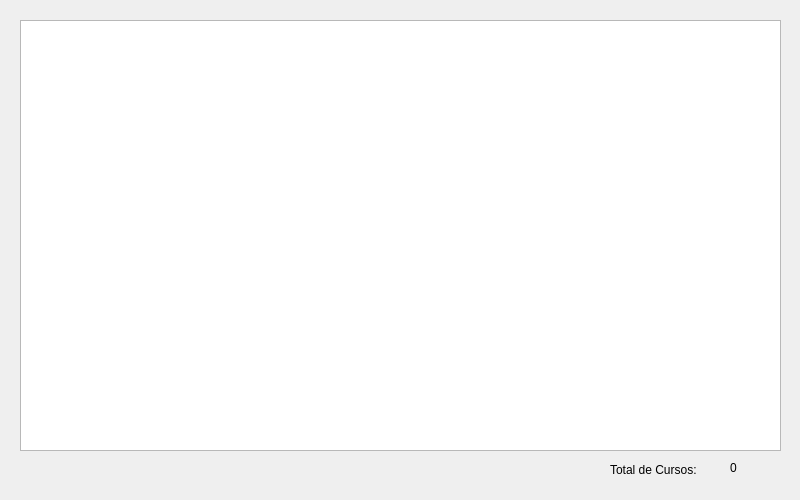
<?xml version="1.0" encoding="UTF-8"?>
<ui version="4.0">
 <class>dlgDemo33</class>
 <widget class="QDialog" name="dlgDemo33">
  <property name="geometry">
   <rect>
    <x>0</x>
    <y>0</y>
    <width>800</width>
    <height>500</height>
   </rect>
  </property>
  <property name="windowTitle">
   <string>Lista de Cursos con QTableView</string>
  </property>
  <widget class="QTableView" name="tblCurso">
   <property name="geometry">
    <rect>
     <x>20</x>
     <y>20</y>
     <width>761</width>
     <height>431</height>
    </rect>
   </property>
  </widget>
  <widget class="QLabel" name="lblTotalMensaje">
   <property name="geometry">
    <rect>
     <x>610</x>
     <y>460</y>
     <width>111</width>
     <height>20</height>
    </rect>
   </property>
   <property name="text">
    <string>Total de Cursos:</string>
   </property>
  </widget>
  <widget class="QLabel" name="lblTotalRegistros">
   <property name="geometry">
    <rect>
     <x>730</x>
     <y>460</y>
     <width>55</width>
     <height>16</height>
    </rect>
   </property>
   <property name="text">
    <string>0</string>
   </property>
  </widget>
 </widget>
 <resources/>
 <connections/>
</ui>
